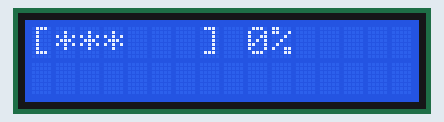
A sketch run on a simulated Arduino Uno, built with avr-gcc and run on an emulated ATmega328P. Parts: 16×2 character LCD.

Above: at 0.2 s.
At 1.8 s:
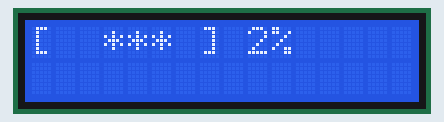
At 3.5 s:
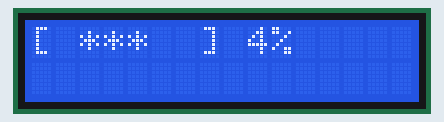
At 5.2 s:
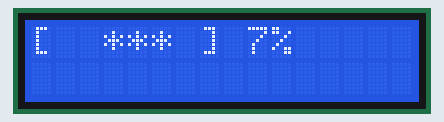
At 6.9 s:
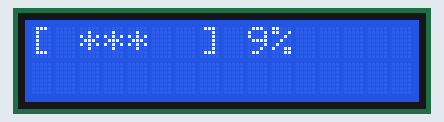
At 8.5 s:
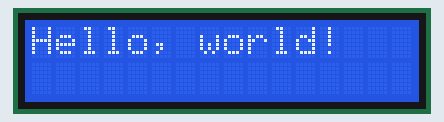

The sketch:

LCD-Animation.ino
```cpp
#include <LiquidCrystal_I2C.h>

LiquidCrystal_I2C lcd(0x27,16,2);

void setup()
{
  lcd.init();
  lcd.init();
  lcd.backlight();


  /* ----{ 000% }----
  for (int i = 0; i < 101; i++) {
    lcd.setCursor(0,1);
    lcd.print("----{ " + String(i) + "% }----");
    delay(200);
  }
  */
  for (int i = 0; i < 10; i++) {
    lcd.clear();
    lcd.setCursor(0,0);
    lcd.print("[***   ] " + String(i) + "%");
    delay(100);
    lcd.clear();
    lcd.print("[ ***  ] " + String(i) + "%");
    delay(100);
    lcd.clear();
    lcd.print("[  *** ] " + String(i) + "%");
    delay(100);
    lcd.clear();
    lcd.print("[   ***] " + String(i) + "%");
    delay(100);
    lcd.clear();
    lcd.print("[  *** ] " + String(i) + "%");
    delay(100);
    lcd.clear();
    lcd.print("[ ***  ] " + String(i) + "%");
    delay(100);
  }
}


void loop()
{
  delay(1500);
  lcd.clear();
  lcd.setCursor(0,0);
  lcd.print("Hello, world!");
  delay(1000);
}
```

Measured:
- what the display in image 4 shows lasts 1.6 s, from 6.8 s to 8.4 s
